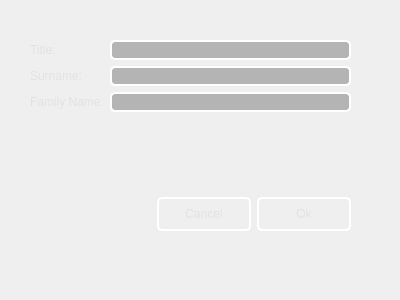
<?xml version="1.0" encoding="UTF-8"?>
<ui version="4.0">
 <class>Dialog</class>
 <widget class="QDialog" name="Dialog">
  <property name="geometry">
   <rect>
    <x>0</x>
    <y>0</y>
    <width>400</width>
    <height>300</height>
   </rect>
  </property>
  <property name="windowTitle">
   <string>Dialog</string>
  </property>
  <property name="styleSheet">
   <string notr="true">QWidget {
font: bold 12pt &quot;Arial&quot;;
color: rgb(226, 226, 226);
}

QWidget[objectName=&quot;StyledDialog&quot;] {
background-color: qlineargradient(x1:0, y1:0, x2:0, y2:1,
stop:0 rgba(90, 90, 90, 255),
stop:0.2 rgba(16, 16, 16, 255),
stop:1 rgba(0,0,0,255));
}

QLineEdit {
color: black;
border: 2px solid white;
border-radius: 5px;
background-color: rgb(180, 180, 180);
}

QPushButton {
border: 2px solid white;
border-radius: 5px;
padding: 5px;
min-width: 80px;
min-height: 20px;
}

QPushButton[text=&quot;Ok&quot;] {
background-color: qlineargradient(x1:0, y1:0, x2:0, y2:1,
stop:0 rgba(64, 255, 64, 255),
stop:0.1 rgba(200, 255, 200, 255),
stop:0.2 rgba(0, 255, 0, 255),
stop:0.90 rgba(0, 64, 0, 255),
stop:1 rgba(0, 32, 0, 255));
}

QPushButton[text=&quot;Cancel&quot;] {
background-color: qlineargradient(x1:0, y1:0, x2:0, y2:1,
stop:0 rgba(255, 64, 64, 255),
stop:0.1 rgba(255, 200, 200, 255),
stop:0.2 rgba(255, 0, 0, 255),
stop:0.90 rgba(64, 0, 0, 255),
stop:1 rgba(32, 0, 0, 255));
}

QLineEdit[highlight=&quot;true&quot;] {
background-color: rgb(255, 255, 180);
border-color: rgb(180, 0, 0);
}</string>
  </property>
  <widget class="QWidget" name="">
   <property name="geometry">
    <rect>
     <x>30</x>
     <y>40</y>
     <width>321</width>
     <height>191</height>
    </rect>
   </property>
   <layout class="QVBoxLayout" name="verticalLayout">
    <item>
     <layout class="QFormLayout" name="formLayout">
      <item row="0" column="0">
       <widget class="QLabel" name="label">
        <property name="text">
         <string>Title:</string>
        </property>
       </widget>
      </item>
      <item row="0" column="1">
       <widget class="QLineEdit" name="lineEdit">
        <property name="highlight" stdset="0">
         <bool>true</bool>
        </property>
       </widget>
      </item>
      <item row="1" column="0">
       <widget class="QLabel" name="label_3">
        <property name="text">
         <string>Surname:</string>
        </property>
       </widget>
      </item>
      <item row="1" column="1">
       <widget class="QLineEdit" name="lineEdit_3">
        <property name="highlight" stdset="0">
         <bool>true</bool>
        </property>
       </widget>
      </item>
      <item row="2" column="0">
       <widget class="QLabel" name="label_2">
        <property name="text">
         <string>Family Name:</string>
        </property>
       </widget>
      </item>
      <item row="2" column="1">
       <widget class="QLineEdit" name="lineEdit_2">
        <property name="highlight" stdset="0">
         <bool>true</bool>
        </property>
       </widget>
      </item>
     </layout>
    </item>
    <item>
     <layout class="QHBoxLayout" name="horizontalLayout">
      <item>
       <spacer name="horizontalSpacer">
        <property name="orientation">
         <enum>Qt::Horizontal</enum>
        </property>
        <property name="sizeHint" stdset="0">
         <size>
          <width>40</width>
          <height>20</height>
         </size>
        </property>
       </spacer>
      </item>
      <item>
       <widget class="QPushButton" name="pushButton">
        <property name="text">
         <string>Cancel</string>
        </property>
       </widget>
      </item>
      <item>
       <widget class="QPushButton" name="pushButton_2">
        <property name="text">
         <string>Ok</string>
        </property>
       </widget>
      </item>
     </layout>
    </item>
   </layout>
  </widget>
 </widget>
 <resources/>
 <connections/>
</ui>
